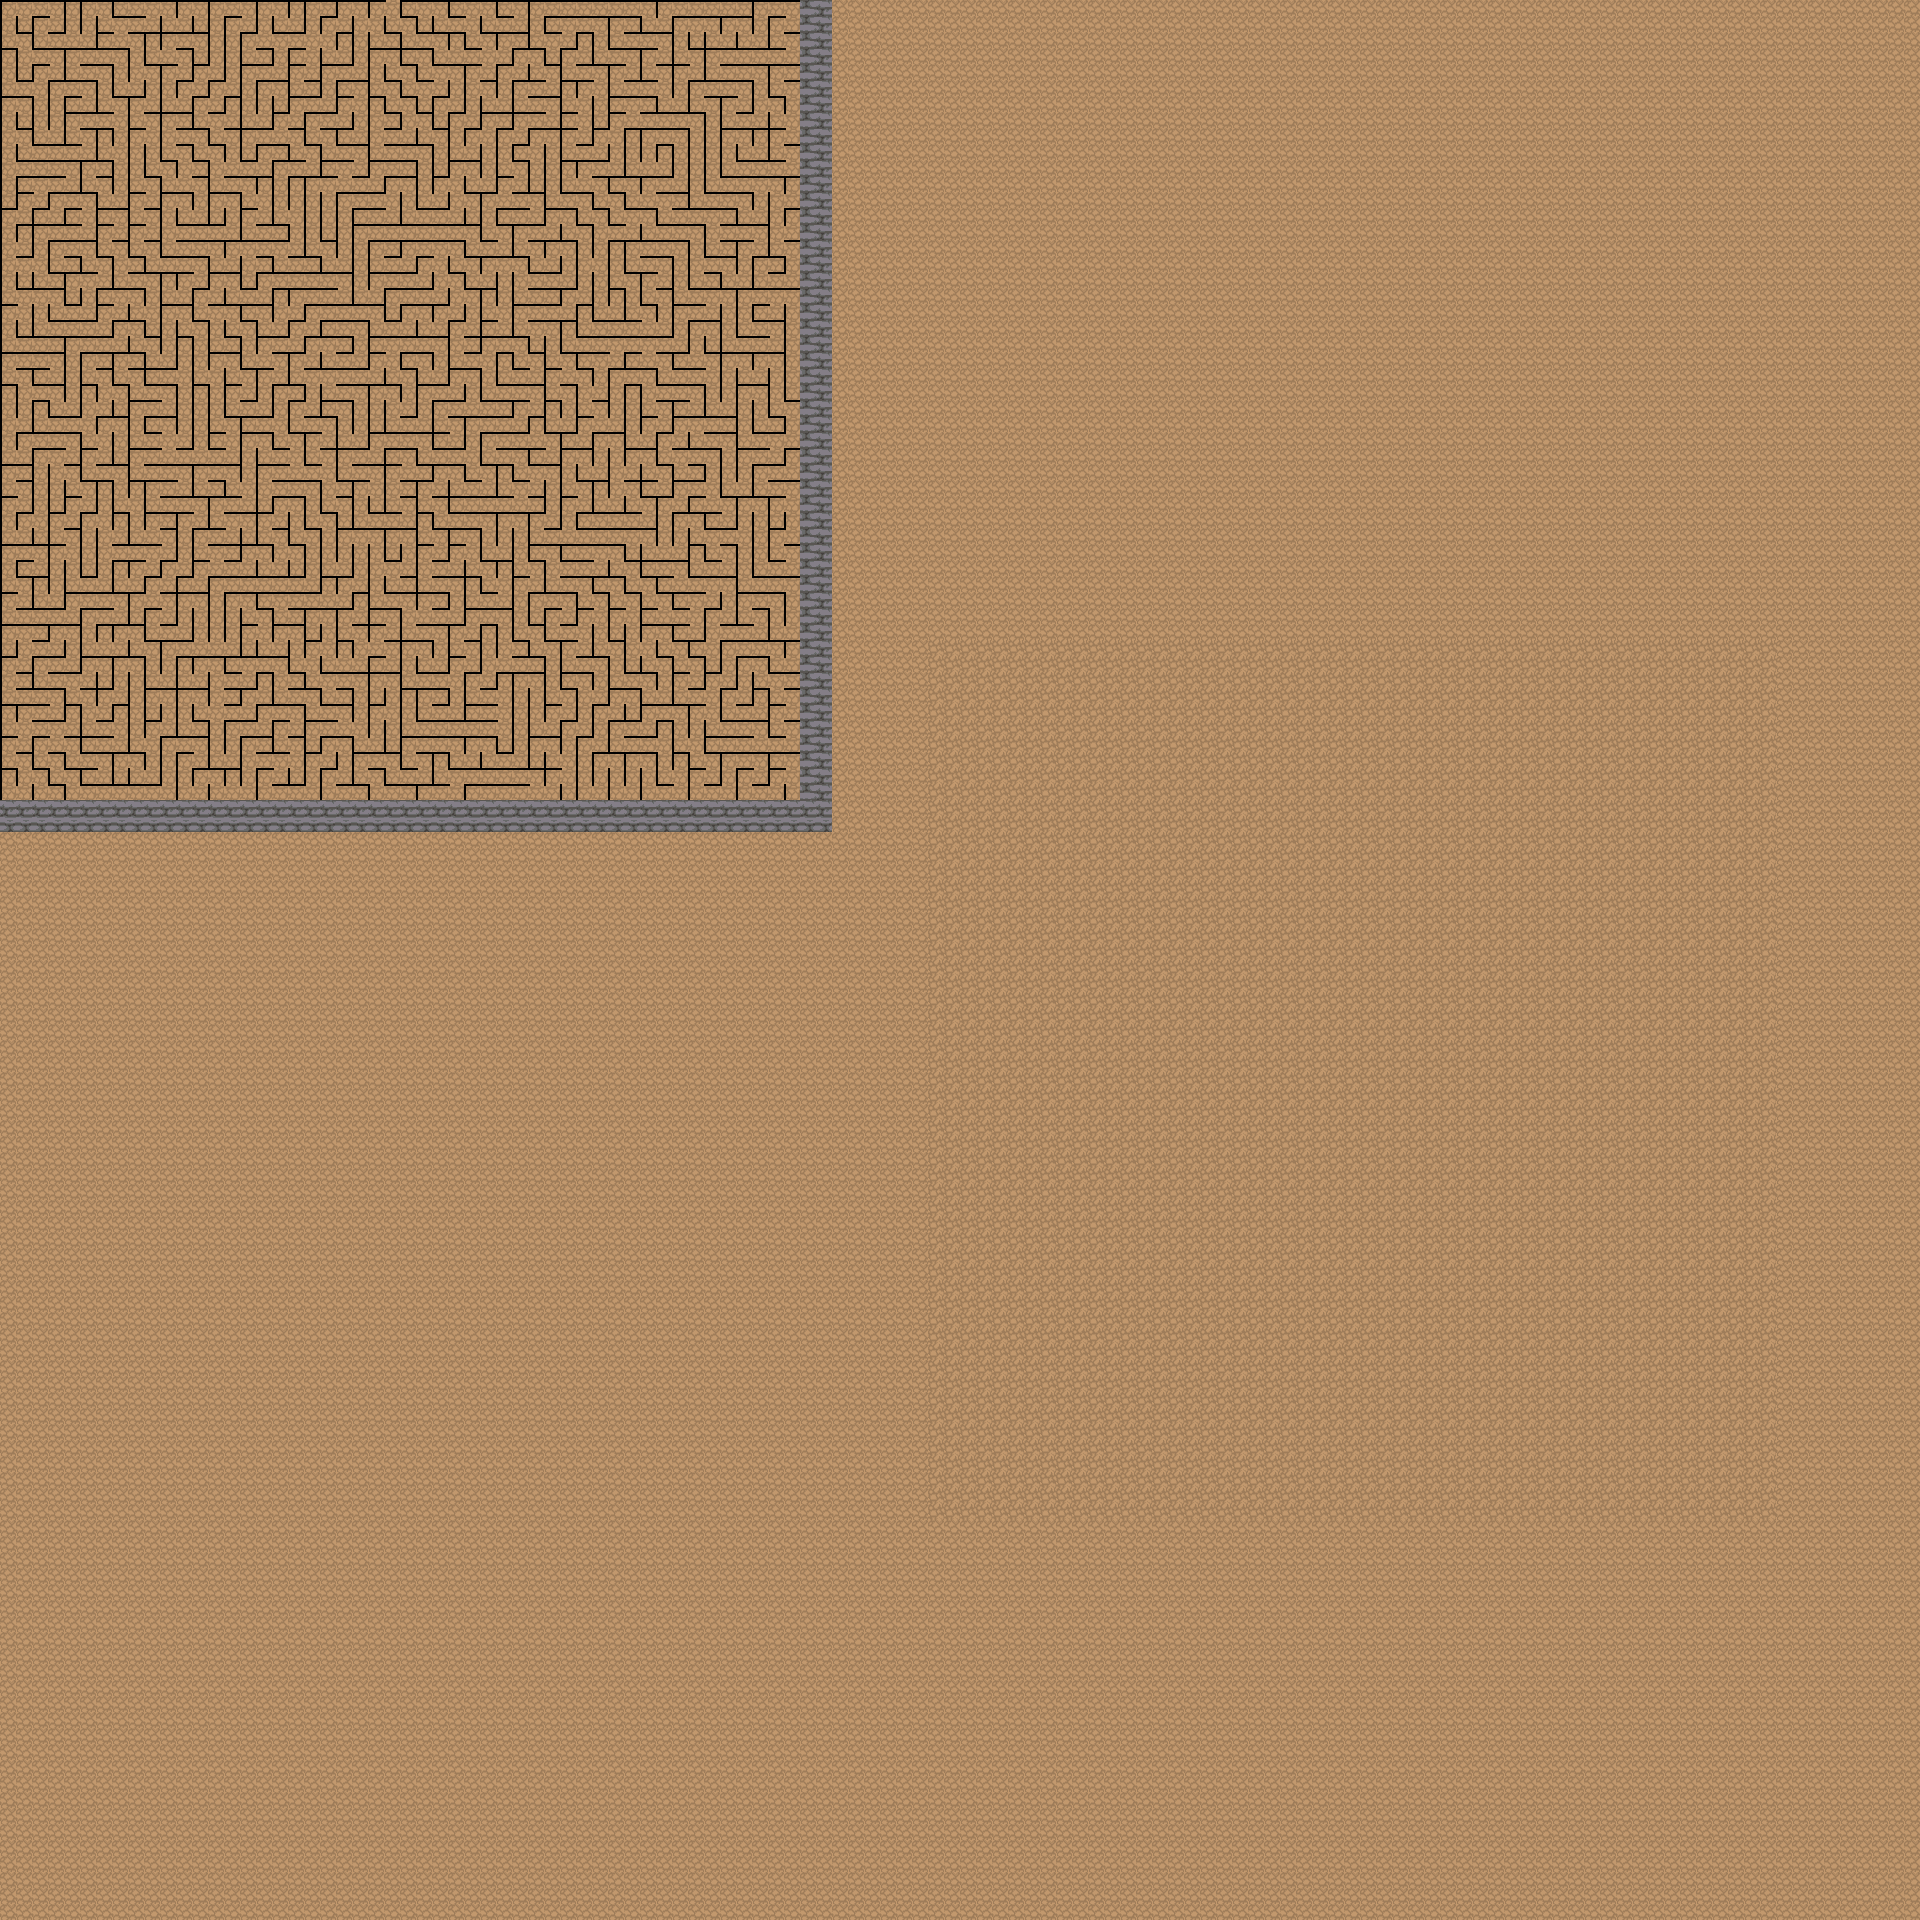

A 2D game scene composited from a Tiled map and its tileset images. What follows is a short description and the map's XML, with each tile layer's data collapsed to a summary:
An orthogonal 120x120 tile map with 16x16 px tiles, 2 tile layers (Calque de Tuiles 1, lab), 2 tilesets and 4 objects (3x collision, spawn_lab).

<map version="1.10" tiledversion="1.11.1" orientation="orthogonal" renderorder="right-down" width="120" height="120" tilewidth="16" tileheight="16" infinite="0" nextlayerid="4" nextobjectid="8">
 <tileset firstgid="1" source="../assets/RPG Nature Tileset.tsx" />
 <tileset firstgid="721" source="../assets/lab2.tsx" />
 <layer id="1" name="Calque de Tuiles 1" width="120" height="120">
  <data>[14400 cells, 14400 non-empty, 6 distinct tile ids]</data>
 </layer>
 <layer id="3" name="lab" width="120" height="120">
  <data>[14400 cells, 2500 non-empty, 2500 distinct tile ids]</data>
 </layer>
 <objectgroup id="2" name="Calque d'Objets 1">
  <object id="1" name="spawn_lab" x="407.307" y="792.184">
   <point />
  </object>
  <object id="2" name="next_lab" type="collision" x="384.277" y="-2.47133" width="20" height="10" />
  <object id="6" type="collision" x="0" y="801.333" width="831.667" height="31.6667" />
  <object id="7" type="collision" x="800.667" y="1" width="30.6667" height="832" />
 </objectgroup>
</map>
